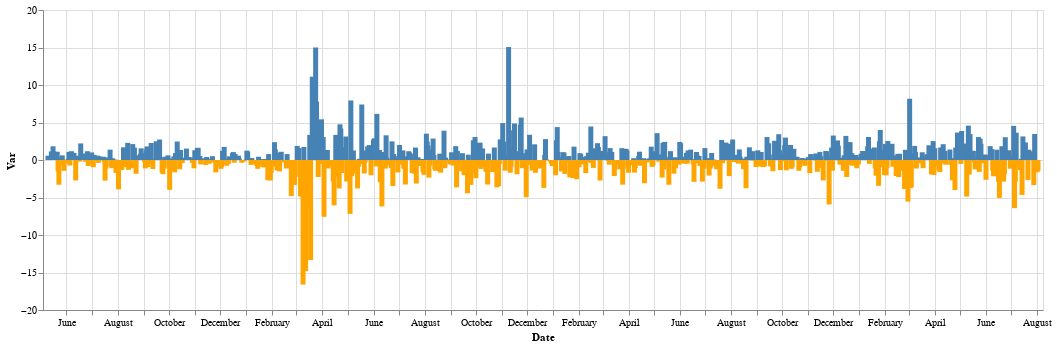

The code cell stored with this chart in its notebook:
### Markdown cell above
Variation courbe

### Code cell
plot_variation(name)

### Figure 1 — Vega-Lite specification as saved in the notebook (floating-point values rounded to 4 significant figures; data arrays with more than 128 entries replaced by an {"elided": "..."} marker saying what was removed)
{"config": {"view": {"continuousWidth": 400, "continuousHeight": 300}}, "data": {"name": "data-c91dc94bb8df8083a5f01de5b325d930"}, "mark": "bar", "encoding": {"color": {"condition": {"value": "steelblue", "test": "(datum.Var > 0)"}, "value": "orange"}, "tooltip": [{"field": "Date", "type": "temporal"}, {"field": "Var", "title": "  Variation % ", "type": "quantitative"}], "x": {"field": "Date", "type": "temporal"}, "y": {"field": "Var", "type": "quantitative"}}, "height": 300, "selection": {"selector005": {"type": "interval", "bind": "scales", "encodings": ["x", "y"]}}, "width": 1000, "$schema": "https://vega.github.io/schema/vega-lite/v4.17.0.json", "datasets": {"data-c91dc94bb8df8083a5f01de5b325d930": {"elided": "831 records"}}}
